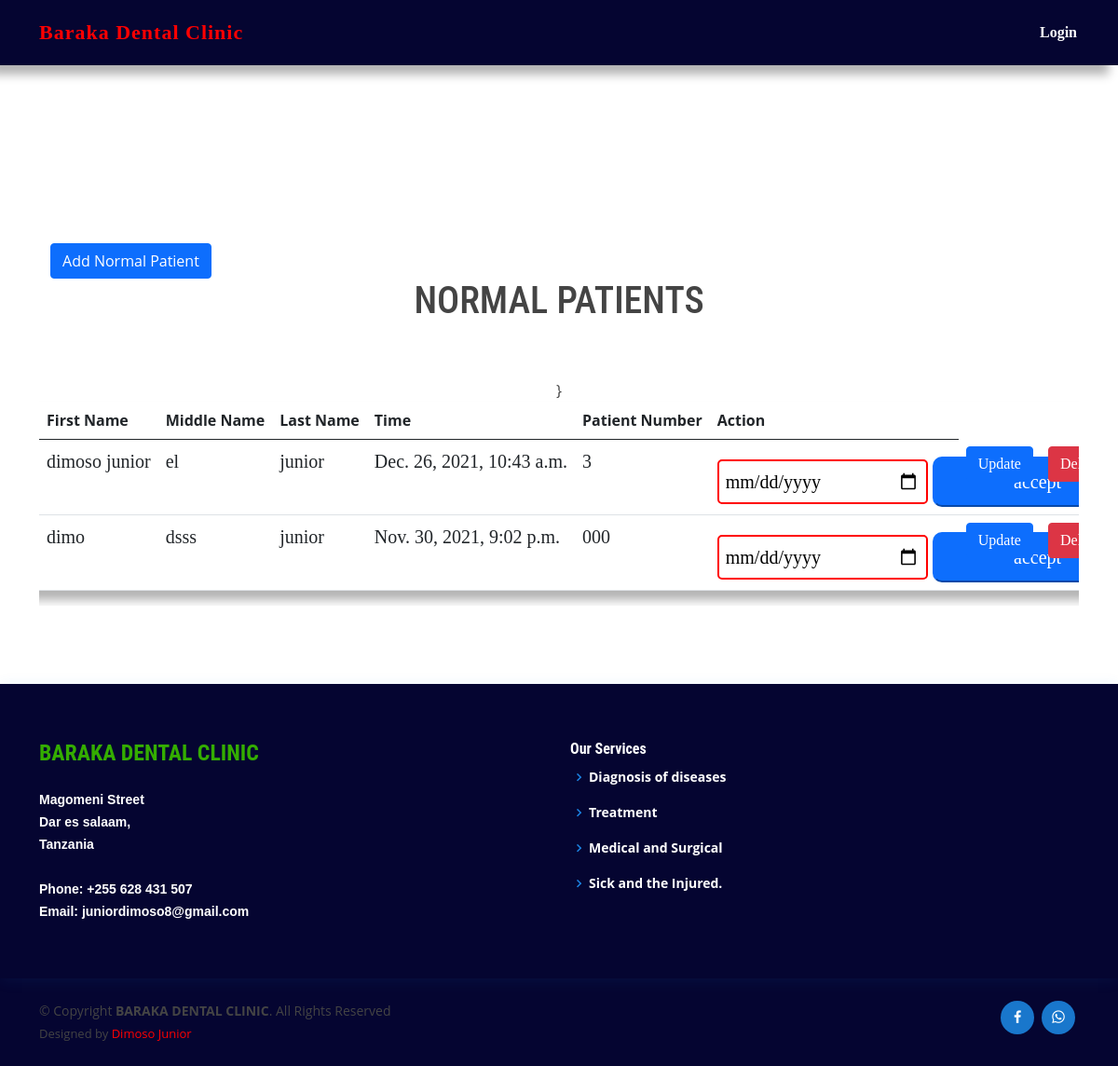
The page /home/kawaida_list/ on the database its author committed.
### hospital/models.py (models this page shows, shortened)
class KawaidaService(models.Model):
    fname = models.CharField(max_length=100, blank=False, null=False)
    sname = models.CharField(max_length=100, blank=False, null=False)
    tname = models.CharField(max_length=100, blank=False, null=False)
    gender_choices = (
        ('', 'CHOICE GENDER'),
        ('Male', 'male'),
        ('Female', 'female')
    )
    gender = models.CharField(max_length=100, choices=gender_choices)
    reg_no= models.CharField(max_length=200, default=kawaida_reg_no, unique=True, editable=False)
    year = models.CharField(max_length=100)
    tribe = models.CharField(max_length=100)
    residence = models.CharField(max_length=100)
    next_kin = models.CharField(max_length=100)
    next_kin_residence = models.CharField(max_length=100)
    phone = models.IntegerField()
    payment_choices = (
        ('Self Refferal', 'Self Refferal'),
        ('Above 60', 'above 60'),
        ('Under Five', 'under five'),
        ('Pregnancy Mother', 'pregnancy mother'),
        ('Nhif', 'Nhif'),
        ('Chf', 'Chf')
    )
    payment_type = models.CharField(max_length=100, default="Self Refferal",  choices=payment_choices)
    patient_choices = (
        ('Normal Patient', 'Normal Patient'),
        ('Mzee', 'Mzee'),
        ('Mtoto', 'Mtoto'),
        ('Mjamzito', 'Mjamzito')
    )
    patient_type = models.CharField(max_length=100, default="Normal Patient", choices=patient_choices)
    service_choices = (
        ('', 'choice----'),
        ('For the First Time', 'For the First Time'),
        ('Returning', 'Returning')
    )
    service_time = models.CharField(max_length=100, choices=service_choices)
    opd_choices = (
        ('', 'choice----'),
        ('OPD', 'OPD')
    )
    opd = models.CharField(max_length=100, default="OPD", choices=opd_choices)
    created=models.DateTimeField(auto_now_add=True)
    accepted=models.BooleanField(default=False, null=True, blank=True)
    accepted_date=models.DateTimeField(auto_now_add=False, blank=True,null=True)

### hospital/views.py (the view, shortened to what this page needs)
# urls.py: path('kawaida_list/', views.kawaida_list.as_view(), name="kawaida_list"),
class kawaida_list(ListView):
    model = KawaidaService
    template_name = 'hospital/kawaida_list.html'
    context_object_name = 'kawaida'
    paginate_by = 100
    def get_queryset(self):
        return KawaidaService.objects.order_by('-id')

### appointment/context_processors.py (called while the page is built)
def get_notification(request):
	count = Appointment.objects.filter(accepted=False).count()
	data = {
	    "count":count
	}
	return data

### hospital/templates/hospital/kawaida_list.html (shortened to what this page needs)
{% extends 'hospital/base.html' %}
{% load static %}
{% block content %}
<!DOCTYPE html>
<html lang="en">
<head>
     <link rel="stylesheet" href="{% static 'hospital/jqueryui/jquery-ui.css' %}">
    <link rel="stylesheet" href="{% static 'hospital/jqueryui/jquery-ui.structure.min.css' %}">
    <link rel="stylesheet" href="{% static 'hospital/jqueryui/jquery-ui.structure.css' %}">
    <link rel="stylesheet" href="{% static 'hospital/jqueryui/jquery-ui.theme.min.css' %}">
     <link rel="stylesheet" href="{% static 'hospital/jqueryui/jquery-ui.theme.css' %}">
</head>
<body>
  <main class="mt-5 pt-4">
    <div class="container" style="margin-top: 4cm;">
<div class="container " style="margin-top: 5cm;">
   <a href="{% url 'kawaida' %}" class="btn btn-primary btn-md my-0 p" type="submit">Add Normal Patient</a>
</div>
<div>
  <center>
<h1>NORMAL PATIENTS</h1>
      <section class="mb-4">
     <div class="table-responsive text-nowrap">
          <table class="table">
            <thead>
              <tr>
                <th scope="col">First Name</th>
                <th scope="col">Middle Name</th>
                <th scope="col">Last Name</th>
                <th scope="col">Time</th>
                <th scope="col">Patient Number</th>
                <th scope="col">Action</th>
              </tr>
            </thead>
            <tbody>
                {% for object in kawaida %}
                {% if object.accepted == False %}
            <tr>
                <td>{{object.fname}}</td>
                <td>{{object.sname}}</td>
                <td>{{object.tname}}</td>
                <td>{{object.created}}</td>
                <td>{{object.reg_no}}</td>
  <td>
<form method="POST" action="{% url 'kawaida_list' %}">
<div class="form-group">
  <input type="date" name="date" placeholder="dd-mm-yyyy " value="" style="border: 2px solid red;border-radius: 5px;padding: 7px;" required="">
</div>
</form>
  </td>
                  <td> <a href="{% url 'update_kawaida' object.pk %}" class="btn btn-primary btn-md my-0 p" type="submit">Update</td>
                                    <td>
         <form action="{% url 'delete_kawaida' object.pk %}" method="POST">
            <input type="submit" class="btn btn-danger" value="Delete">
        </form>
                  </td>
            </tr>
            {% endif %}
              {% endfor %}
            </tbody>
          </table>
     </div>
      </section>
    </center>
  </div>
    </div>
  </main>
</body>
</html>
{% endblock %}

### hospital/static/hospital/assets/css/style.css (style rules this page uses)
html, body { font-size: 100%; background:; font-family: 'Open Sans', sans-serif; }
body a,.grid_1,plan_1,plan_1.one,plan_1.two,i.icon1, i.icon2, i.icon3, i.icon4, i.icon5, i.icon6 { transition:0.5s all; -webkit-transition:0.5s all; -moz-transition:0.5s all; -o-transition:0.5s all; -ms-transition:0.5s all; }
input[type="button"],input[type="submit"],li.parallelogram { transition:0.5s all; -webkit-transition:0.5s all; -moz-transition:0.5s all; -o-transition:0.5s all; -ms-transition:0.5s all; }
h1,h2,h3,h4,h5,h6 { margin:0; font-family: 'Roboto Condensed', sans-serif; }

### hospital/templates/hospital/kawaida_list.html (style rules this page uses)
td { font-size: 20px; font-family: bold; }

### rows shown on the page
KawaidaService: fname "dimoso junior", sname "el", tname "junior", created "Dec. 26, 2021, 10:43 a.m.", reg_no "3"
KawaidaService: fname "dimo", sname "dsss", tname "junior", created "Nov. 30, 2021, 9:02 p.m.", reg_no "000"
